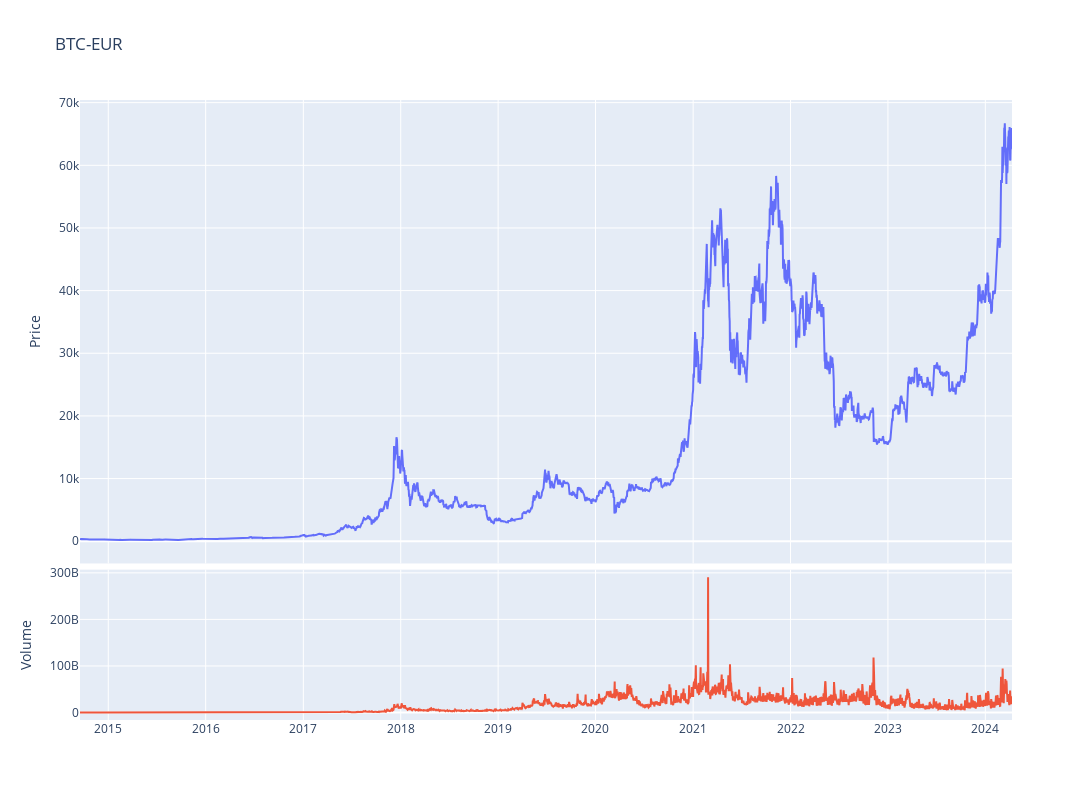

Notebook code for this chart:
### Code cell
fig = make_subplots(rows=4, cols=1,shared_xaxes=True,vertical_spacing=0.01,specs=[[{'rowspan':3,'colspan':1}],[None],[None],[{'rowspan':1,'colspan':1}]])

# Graph (1,1)
fig.add_trace(go.Scatter(x=stock_ticker.index,y=stock_ticker['Adj Close'],mode="lines",name=f"{ticker}"),row=1, col=1)
# Update xaxis properties
fig.update_yaxes(title_text="Price", row=1, col=1)

# Graph (4,1)
fig.add_trace(go.Scatter(x=stock_ticker.index,y=stock_ticker['Volume'],mode="lines",name='Volume'),row=4, col=1)
fig.update_yaxes(title_text="Volume", row=4, col=1)

fig.update_layout(height=800, width=1300,showlegend=False,title=f"{ticker}")

fig.show()

### Figure 1 — Plotly figure (JSON) as saved in the notebook; plotly's stock layout.template omitted (floating-point values rounded to 4 significant figures; data arrays with more than 128 entries replaced by an {"elided": "..."} marker saying what was removed)
{"data": [{"mode": "lines", "name": "BTC-EUR", "type": "scatter", "x": {"elided": "3494 str values"}, "xaxis": "x", "y": {"elided": "3494 float values"}, "yaxis": "y"}, {"mode": "lines", "name": "Volume", "type": "scatter", "x": {"elided": "3494 str values"}, "xaxis": "x2", "y": {"elided": "3494 int values"}, "yaxis": "y2"}], "layout": {"height": 800, "showlegend": false, "title": {"text": "BTC-EUR"}, "width": 1300, "xaxis": {"anchor": "y", "domain": [0, 1], "matches": "x2", "showticklabels": false}, "xaxis2": {"anchor": "y2", "domain": [0, 1]}, "yaxis": {"anchor": "x", "domain": [0.2525, 1], "title": {"text": "Price"}}, "yaxis2": {"anchor": "x2", "domain": [0, 0.2425], "title": {"text": "Volume"}}}}
